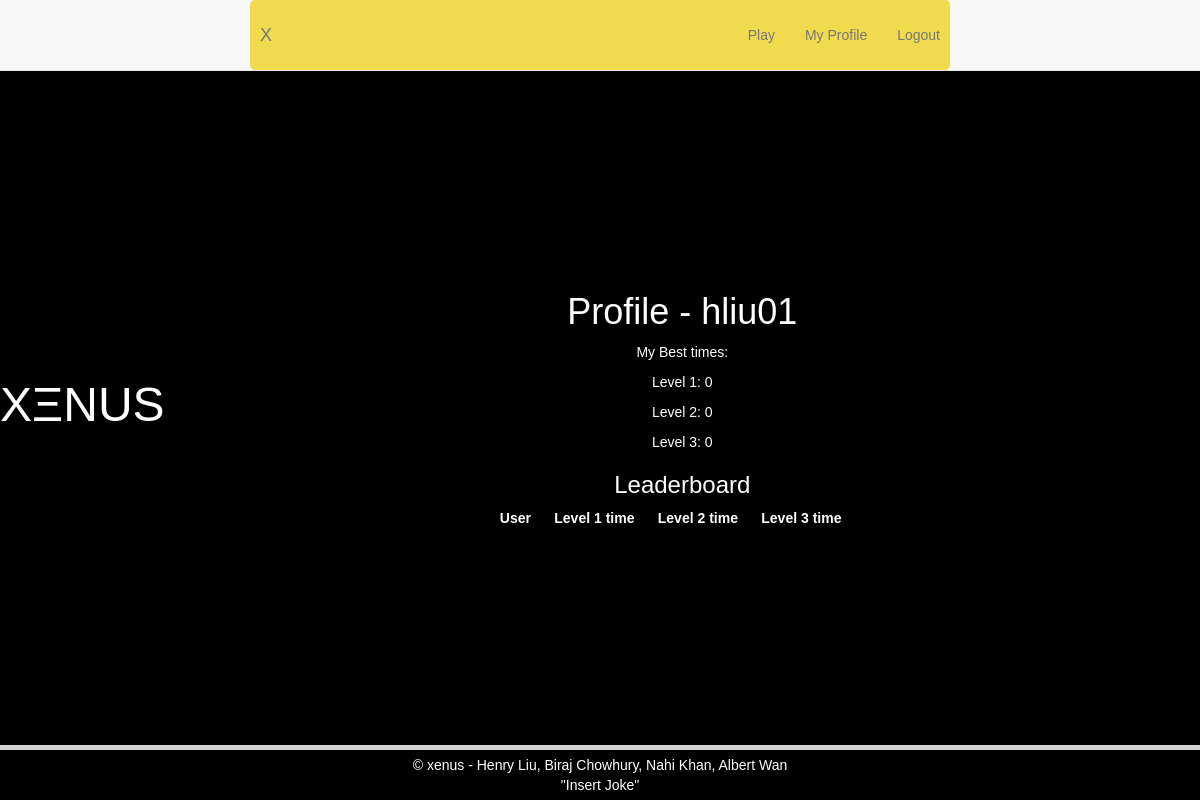
Page /profile (signed in) on the committed database.
### tables this page shows
CREATE TABLE USER(username TEXT, password TEXT, level1 INTEGER,  level2 INTEGER,  level3 INTEGER);

### app.py (the view)
@app.route("/profile")
def profile():
    if "user" not in session:
        return redirect(url_for('root'))
    name = format(session["user"])
    with sqlite3.connect(DB_FILE) as connection:
       cur = connection.cursor()
       q = "SELECT * FROM USER WHERE level1 > 0"
       foo = cur.execute(q)
       level1list = foo.fetchall()
       foo = cur.execute("""SELECT * FROM USER WHERE username = ?""",(name,))
       userstatlist = foo.fetchall()
    return render_template("profile.html",
    title = "Profile - {}".format(session["user"]),level1list = level1list, userstatlist = userstatlist, heading = session["user"],sessionstatus = "user" in session)

### templates/profile.html (shortened to what this page needs)
{% extends "homepage.html" %}
{% block searchresults %}
<div class="container-fluid">
  <center>
    <h1>{{title}}</h1>
    <p>My Best times:</p>
    <p>Level 1: {{userstatlist[0][2]}}</p>
    <p>Level 2: {{userstatlist[0][3]}}</p>
    <p>Level 3: {{userstatlist[0][4]}}</p>
    <h3>Leaderboard</h3>
<table cellspacing="20">
  <tr>
    <th>User&nbsp;&nbsp;&nbsp;&nbsp;&nbsp&nbsp;</th>
    <th>Level 1 time&nbsp;&nbsp;&nbsp;&nbsp;&nbsp&nbsp;</th>
    <th>Level 2 time&nbsp;&nbsp;&nbsp;&nbsp;&nbsp;&nbsp;</th>
    <th>Level 3 time&nbsp;&nbsp;&nbsp;&nbsp;&nbsp;&nbsp;</th>
  </tr>
</table>
  </center>
</div>
<br><br><br>
{% endblock %}

### templates/styles.css (style rules this page uses)
* { box-sizing: border-box; }
body { display: flex; justify-content: center; align-items: center; min-height: 100vh; margin: 0; background-color: #1E0555; }
body, .quote-input { font-family: 'Gill Sans', 'Gill Sans MT', Calibri, 'Trebuchet MS', sans-serif; }

### templates/homepage.html (style rules this page uses)
html,body { margin:0; padding:0; font-family:sans-serif; color:#FFFFFF; background-color:#000000; }

### rows in the picture
USER: level1 "0", level2 "0", level3 "0"

### other values in the picture
{{ title }} "Profile - hliu01"
